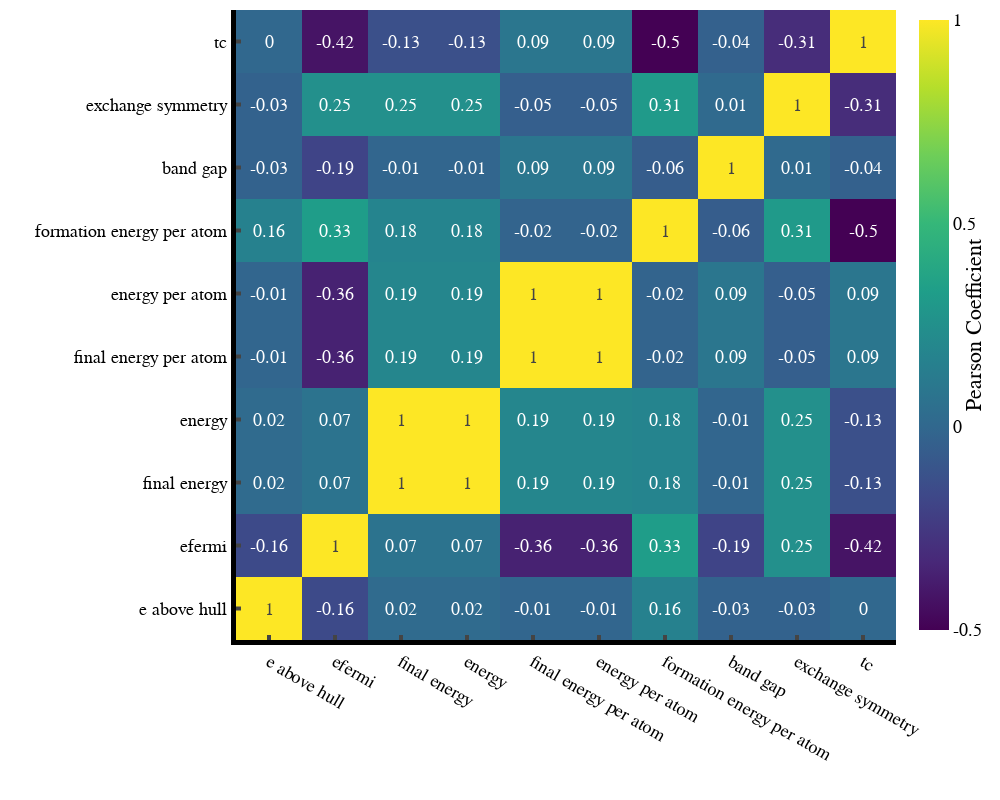

The cell this chart's notebook holds for it:
### Code cell
corr_matrix(df_MP_non_zero, electronic_properties, 1000, 800, 18)

### Figure 1 — Plotly figure (JSON) as saved in the notebook; plotly's stock layout.template omitted (floating-point values rounded to 4 significant figures)
{"data": [{"colorbar": {"ticktext": [-1, -0.5, 0, 0.5, 1], "tickvals": [-1, -0.5, 0, 0.5, 1], "title": {"side": "right", "text": "Pearson Coefficient"}}, "colorscale": [[0, "#440154"], [0.1111, "#482878"], [0.2222, "#3e4989"], [0.3333, "#31688e"], [0.4444, "#26828e"], [0.5556, "#1f9e89"], [0.6667, "#35b779"], [0.7778, "#6ece58"], [0.8889, "#b5de2b"], [1, "#fde725"]], "text": [[1, -0.16, 0.02, 0.02, -0.01, -0.01, 0.16, -0.03, -0.03, 0], [-0.16, 1, 0.07, 0.07, -0.36, -0.36, 0.33, -0.19, 0.25, -0.42], [0.02, 0.07, 1, 1, 0.19, 0.19, 0.18, -0.01, 0.25, -0.13], [0.02, 0.07, 1, 1, 0.19, 0.19, 0.18, -0.01, 0.25, -0.13], [-0.01, -0.36, 0.19, 0.19, 1, 1, -0.02, 0.09, -0.05, 0.09], [-0.01, -0.36, 0.19, 0.19, 1, 1, -0.02, 0.09, -0.05, 0.09], [0.16, 0.33, 0.18, 0.18, -0.02, -0.02, 1, -0.06, 0.31, -0.5], [-0.03, -0.19, -0.01, -0.01, 0.09, 0.09, -0.06, 1, 0.01, -0.04], [-0.03, 0.25, 0.25, 0.25, -0.05, -0.05, 0.31, 0.01, 1, -0.31], [0, -0.42, -0.13, -0.13, 0.09, 0.09, -0.5, -0.04, -0.31, 1]], "textfont": {"size": 18}, "texttemplate": "%{text}", "type": "heatmap", "x": ["e above hull", "efermi", "final energy", "energy", "final energy per atom", "energy per atom", "formation energy per atom", "band gap", "exchange symmetry", "tc"], "y": ["e above hull", "efermi", "final energy", "energy", "final energy per atom", "energy per atom", "formation energy per atom", "band gap", "exchange symmetry", "tc"], "z": [[1, -0.16, 0.02, 0.02, -0.01, -0.01, 0.16, -0.03, -0.03, 0], [-0.16, 1, 0.07, 0.07, -0.36, -0.36, 0.33, -0.19, 0.25, -0.42], [0.02, 0.07, 1, 1, 0.19, 0.19, 0.18, -0.01, 0.25, -0.13], [0.02, 0.07, 1, 1, 0.19, 0.19, 0.18, -0.01, 0.25, -0.13], [-0.01, -0.36, 0.19, 0.19, 1, 1, -0.02, 0.09, -0.05, 0.09], [-0.01, -0.36, 0.19, 0.19, 1, 1, -0.02, 0.09, -0.05, 0.09], [0.16, 0.33, 0.18, 0.18, -0.02, -0.02, 1, -0.06, 0.31, -0.5], [-0.03, -0.19, -0.01, -0.01, 0.09, 0.09, -0.06, 1, 0.01, -0.04], [-0.03, 0.25, 0.25, 0.25, -0.05, -0.05, 0.31, 0.01, 1, -0.31], [0, -0.42, -0.13, -0.13, 0.09, 0.09, -0.5, -0.04, -0.31, 1]]}], "layout": {"font": {"color": "black", "family": "Helvetica", "size": 18}, "height": 800, "margin": {"b": 5, "l": 5, "r": 5, "t": 10}, "paper_bgcolor": "white", "plot_bgcolor": "white", "width": 1000, "xaxis": {"linecolor": "black", "linewidth": 5, "showline": true, "ticklen": 5, "ticks": "inside", "tickwidth": 4, "title": {"text": ""}}, "yaxis": {"linecolor": "black", "linewidth": 5, "showline": true, "ticklen": 5, "ticks": "inside", "tickwidth": 4, "title": {"text": ""}}}}
